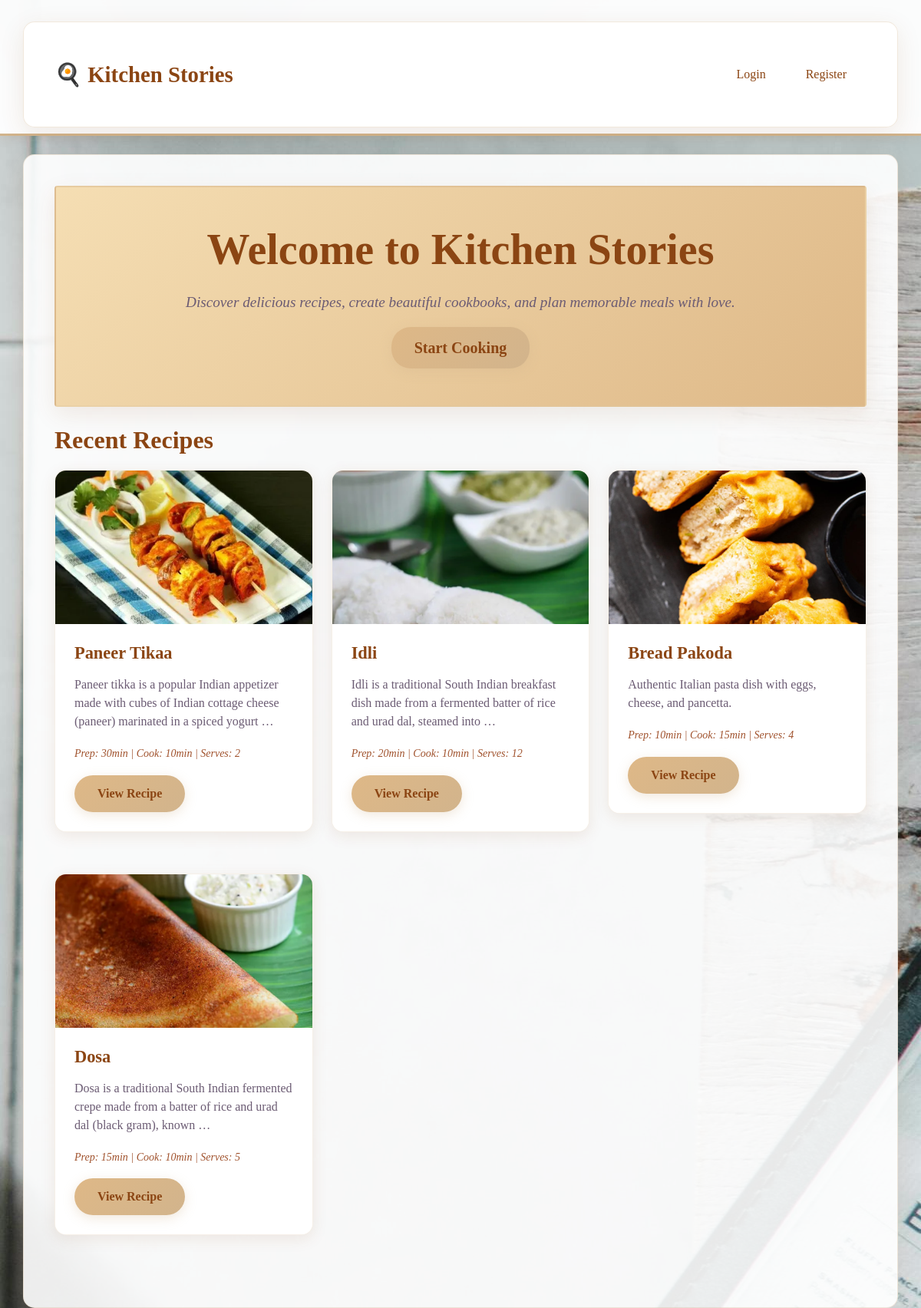
The page / on the database its author committed.
### recipes/models.py (models this page shows, shortened)
class Recipe(models.Model):
    DIFFICULTY_CHOICES = [
        ('easy', 'Easy'),
        ('medium', 'Medium'),
        ('hard', 'Hard'),
    ]
    title = models.CharField(max_length=200)
    description = models.TextField()
    ingredients = models.TextField()
    instructions = models.TextField()
    prep_time = models.PositiveIntegerField(help_text="Preparation time in minutes")
    cook_time = models.PositiveIntegerField(help_text="Cooking time in minutes")
    servings = models.PositiveIntegerField(default=4)
    difficulty = models.CharField(max_length=10, choices=DIFFICULTY_CHOICES, default='medium')
    image = models.ImageField(upload_to='recipes/', blank=True, null=True)
    author = models.ForeignKey(User, on_delete=models.CASCADE)
    created_at = models.DateTimeField(auto_now_add=True)
    updated_at = models.DateTimeField(auto_now=True)
    class Meta:
        ordering = ['-created_at']

### recipes/views.py (the view)
# urls.py: 2. Add a URL to urlpatterns:  path('', views.home, name='home')
def home(request):
    recent_recipes = Recipe.objects.all()[:6]
    return render(request, 'recipes/home.html', {'recent_recipes': recent_recipes})

### templates/recipes/home.html
{% extends 'base.html' %}
{% block content %}
<div class="jumbotron bg-light p-5 rounded mb-4">
    <h1 class="display-4">Welcome to Kitchen Stories</h1>
    <p class="lead">Discover delicious recipes, create beautiful cookbooks, and plan memorable meals with love.</p>
    {% if not user.is_authenticated %}
        <a class="btn btn-primary btn-lg" href="{% url 'register' %}">Start Cooking</a>
    {% endif %}
</div>
<h2>Recent Recipes</h2>
<div class="row">
    {% for recipe in recent_recipes %}
        <div class="col-md-4 mb-4">
            <div class="card recipe-card">
                {% if recipe.image %}
                    <img src="{{ recipe.image.url }}" class="card-img-top" style="height: 200px; object-fit: cover;">
                {% endif %}
                <div class="card-body">
                    <h5 class="card-title">{{ recipe.title }}</h5>
                    <p class="card-text">{{ recipe.description|truncatewords:20 }}</p>
                    <p class="text-muted">
                        <small>Prep: {{ recipe.prep_time }}min | Cook: {{ recipe.cook_time }}min | Serves: {{ recipe.servings }}</small>
                    </p>
                    <a href="{% url 'recipe_detail' recipe.pk %}" class="btn btn-primary">View Recipe</a>
                </div>
            </div>
        </div>
    {% endfor %}
</div>
{% endblock %}

### templates/base.html (shortened to what this page needs)
<!DOCTYPE html>
<html lang="en">
<head>
    <link href="https://cdn.jsdelivr.net/npm/bootstrap@5.1.3/dist/css/bootstrap.min.css" rel="stylesheet">
    <link href="https://cdnjs.cloudflare.com/ajax/libs/font-awesome/6.0.0/css/all.min.css" rel="stylesheet">
    {% load static %}
    <link href="{% static 'css/style.css' %}" rel="stylesheet">
</head>
<body>
    <nav class="navbar navbar-expand-lg navbar-dark bg-primary">
        <div class="container">
            <a class="navbar-brand" href="{% url 'home' %}">🍳 Kitchen Stories</a>
            <div class="navbar-nav ms-auto">
                {% if user.is_authenticated %}
                    <a class="nav-link" href="{% url 'recipe_list' %}">Recipes</a>
                    <a class="nav-link" href="{% url 'recipe_create' %}">Add Recipe</a>
                    <a class="nav-link" href="{% url 'cookbook_list' %}">My Cookbooks</a>
                    <a class="nav-link" href="{% url 'favorites_list' %}">Favorites</a>
                    <a class="nav-link" href="{% url 'meal_plan' %}">Meal Plan</a>
                    <form method="post" action="{% url 'logout' %}" style="display: inline;">
                        {% csrf_token %}
                        <button type="submit" class="nav-link btn btn-link" style="border: none; background: none; padding: 8px 16px; margin: 0 10px; border-radius: 20px; color: #8b4513 !important; font-weight: 500; font-family: Georgia, serif;">Logout</button>
                    </form>
                {% else %}
                    <a class="nav-link" href="{% url 'login' %}">Login</a>
                    <a class="nav-link" href="{% url 'register' %}">Register</a>
                {% endif %}
            </div>
        </div>
    </nav>
    <div class="container mt-4">
        {% block content %}
        {% endblock %}
    </div>
</body>
</html>

### static/css/style.css (style rules this page uses)
* { box-sizing: border-box; }
body { background-image: url('media/recipes/kitchen.jpg'); font-family: 'Georgia', 'Times New Roman', serif; color: #5d4e37; line-height: 1.6; }
.navbar { background: rgba(255, 255, 255, 0.95) !important; backdrop-filter: blur(10px); box-shadow: 0 2px 15px rgba(139, 69, 19, 0.1); border-bottom: 3px solid #d2b48c; }
.navbar-brand { color: #8b4513 !important; font-weight: 600; font-size: 1.8rem; font-family: 'Georgia', serif; }
.nav-link { color: #8b4513 !important; font-weight: 500; margin: 0 10px; padding: 8px 16px !important; border-radius: 20px; transition: all 0.3s ease; font-family: 'Georgia', serif; }
.container { background: rgba(255, 255, 255, 0.9); border-radius: 15px; margin-top: 20px; padding: 40px; box-shadow: 0 8px 32px rgba(139, 69, 19, 0.1); border: 1px solid rgba(210, 180, 140, 0.3); }
.recipe-card { background: #ffffff; border: none; border-radius: 15px; overflow: hidden; transition: all 0.3s ease; box-shadow: 0 5px 20px rgba(139, 69, 19, 0.1); margin-bottom: 30px; }
.card-body { padding: 25px; background: #ffffff; }
.card-title { color: #8b4513; font-weight: 600; font-size: 1.4rem; margin-bottom: 15px; font-family: 'Georgia', serif; }
.card-text { color: #6b5b73; font-size: 1rem; line-height: 1.5; }
.btn-primary { background: linear-gradient(135deg, #deb887, #d2b48c); border: none; border-radius: 25px; padding: 12px 30px; color: #8b4513; font-weight: 600; transition: all 0.3s ease; box-shadow: 0 4px 15px rgba(210, 180, 140, 0.3); font-family: 'Georgia', serif; }
.jumbotron { background: linear-gradient(135deg, #f5deb3, #deb887) !important; border-radius: 20px; padding: 60px 40px; text-align: center; box-shadow: 0 10px 30px rgba(139, 69, 19, 0.1); border: 2px solid rgba(210, 180, 140, 0.3); }
.display-4 { color: #8b4513; font-weight: 700; font-family: 'Georgia', serif; margin-bottom: 20px; }
.lead { color: #6b5b73; font-size: 1.2rem; font-style: italic; }
h1, h2, h3, h4, h5, h6 { color: #8b4513; font-weight: 600; font-family: 'Georgia', serif; margin-bottom: 20px; }
.text-muted { color: #a0522d !important; font-style: italic; }
.card { border: 1px solid rgba(210, 180, 140, 0.2); }
html { scroll-behavior: smooth; }

### rows shown on the page
Recipe: image (picture), title "Paneer Tikaa", description "Paneer tikka is a popular Indian appetizer made with cubes of Indian cottage cheese (paneer) marinated in a spiced yogurt …", prep_time "30", cook_time "10", servings "2"
Recipe: image (picture), title "Idli", description "Idli is a traditional South Indian breakfast dish made from a fermented batter of rice and urad dal, steamed into …", prep_time "20", cook_time "10", servings "12"
Recipe: image (picture), title "Bread Pakoda", description "Authentic Italian pasta dish with eggs, cheese, and pancetta.", prep_time "10", cook_time "15", servings "4"
Recipe: image (picture), title "Dosa", description "Dosa is a traditional South Indian fermented crepe made from a batter of rice and urad dal (black gram), known …", prep_time "15", cook_time "10", servings "5"
